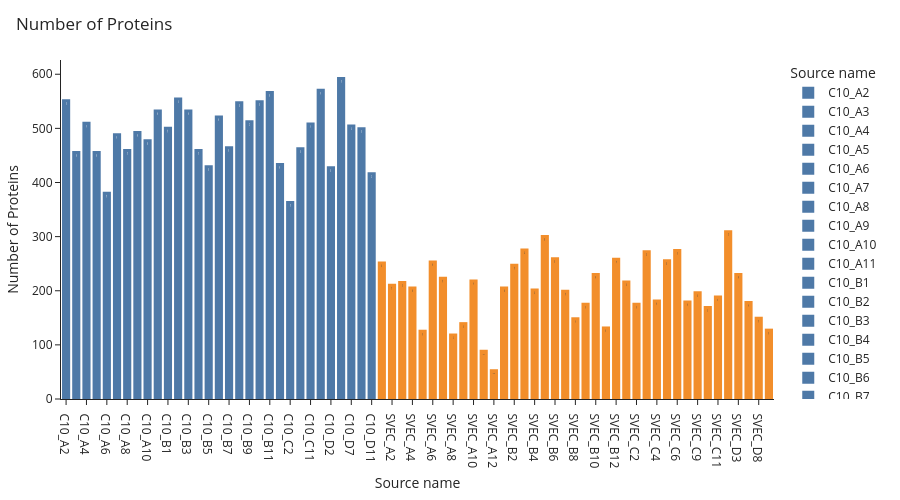

The notebook cell this image was saved under:
### Markdown cell above
### Check protein identifications

### Code cell
protein_ids = mm.pl.plot_id(
    mdata, modality="protein",
    colorby="factor value[condition]", width=900, height=500,
)
protein_ids.show()

### Figure 1 — Plotly figure (JSON) as saved in the notebook; plotly's stock layout.template omitted (floating-point values rounded to 4 significant figures)
{"data": [{"hovertemplate": "Source name: %{x}<br>Number of Proteins: %{y:,d}<extra></extra>", "marker": {"color": "#4E79A7"}, "meta": "C10_A2", "name": "C10_A2", "text": ["554"], "texttemplate": "%{y:,d}", "type": "bar", "x": ["C10_A2"], "y": [554]}, {"hovertemplate": "Source name: %{x}<br>Number of Proteins: %{y:,d}<extra></extra>", "marker": {"color": "#4E79A7"}, "meta": "C10_A3", "name": "C10_A3", "text": ["458"], "texttemplate": "%{y:,d}", "type": "bar", "x": ["C10_A3"], "y": [458]}, {"hovertemplate": "Source name: %{x}<br>Number of Proteins: %{y:,d}<extra></extra>", "marker": {"color": "#4E79A7"}, "meta": "C10_A4", "name": "C10_A4", "text": ["512"], "texttemplate": "%{y:,d}", "type": "bar", "x": ["C10_A4"], "y": [512]}, {"hovertemplate": "Source name: %{x}<br>Number of Proteins: %{y:,d}<extra></extra>", "marker": {"color": "#4E79A7"}, "meta": "C10_A5", "name": "C10_A5", "text": ["458"], "texttemplate": "%{y:,d}", "type": "bar", "x": ["C10_A5"], "y": [458]}, {"hovertemplate": "Source name: %{x}<br>Number of Proteins: %{y:,d}<extra></extra>", "marker": {"color": "#4E79A7"}, "meta": "C10_A6", "name": "C10_A6", "text": ["383"], "texttemplate": "%{y:,d}", "type": "bar", "x": ["C10_A6"], "y": [383]}, {"hovertemplate": "Source name: %{x}<br>Number of Proteins: %{y:,d}<extra></extra>", "marker": {"color": "#4E79A7"}, "meta": "C10_A7", "name": "C10_A7", "text": ["491"], "texttemplate": "%{y:,d}", "type": "bar", "x": ["C10_A7"], "y": [491]}, {"hovertemplate": "Source name: %{x}<br>Number of Proteins: %{y:,d}<extra></extra>", "marker": {"color": "#4E79A7"}, "meta": "C10_A8", "name": "C10_A8", "text": ["462"], "texttemplate": "%{y:,d}", "type": "bar", "x": ["C10_A8"], "y": [462]}, {"hovertemplate": "Source name: %{x}<br>Number of Proteins: %{y:,d}<extra></extra>", "marker": {"color": "#4E79A7"}, "meta": "C10_A9", "name": "C10_A9", "text": ["495"], "texttemplate": "%{y:,d}", "type": "bar", "x": ["C10_A9"], "y": [495]}, {"hovertemplate": "Source name: %{x}<br>Number of Proteins: %{y:,d}<extra></extra>", "marker": {"color": "#4E79A7"}, "meta": "C10_A10", "name": "C10_A10", "text": ["480"], "texttemplate": "%{y:,d}", "type": "bar", "x": ["C10_A10"], "y": [480]}, {"hovertemplate": "Source name: %{x}<br>Number of Proteins: %{y:,d}<extra></extra>", "marker": {"color": "#4E79A7"}, "meta": "C10_A11", "name": "C10_A11", "text": ["535"], "texttemplate": "%{y:,d}", "type": "bar", "x": ["C10_A11"], "y": [535]}, {"hovertemplate": "Source name: %{x}<br>Number of Proteins: %{y:,d}<extra></extra>", "marker": {"color": "#4E79A7"}, "meta": "C10_B1", "name": "C10_B1", "text": ["503"], "texttemplate": "%{y:,d}", "type": "bar", "x": ["C10_B1"], "y": [503]}, {"hovertemplate": "Source name: %{x}<br>Number of Proteins: %{y:,d}<extra></extra>", "marker": {"color": "#4E79A7"}, "meta": "C10_B2", "name": "C10_B2", "text": ["557"], "texttemplate": "%{y:,d}", "type": "bar", "x": ["C10_B2"], "y": [557]}, {"hovertemplate": "Source name: %{x}<br>Number of Proteins: %{y:,d}<extra></extra>", "marker": {"color": "#4E79A7"}, "meta": "C10_B3", "name": "C10_B3", "text": ["535"], "texttemplate": "%{y:,d}", "type": "bar", "x": ["C10_B3"], "y": [535]}, {"hovertemplate": "Source name: %{x}<br>Number of Proteins: %{y:,d}<extra></extra>", "marker": {"color": "#4E79A7"}, "meta": "C10_B4", "name": "C10_B4", "text": ["462"], "texttemplate": "%{y:,d}", "type": "bar", "x": ["C10_B4"], "y": [462]}, {"hovertemplate": "Source name: %{x}<br>Number of Proteins: %{y:,d}<extra></extra>", "marker": {"color": "#4E79A7"}, "meta": "C10_B5", "name": "C10_B5", "text": ["432"], "texttemplate": "%{y:,d}", "type": "bar", "x": ["C10_B5"], "y": [432]}, {"hovertemplate": "Source name: %{x}<br>Number of Proteins: %{y:,d}<extra></extra>", "marker": {"color": "#4E79A7"}, "meta": "C10_B6", "name": "C10_B6", "text": ["524"], "texttemplate": "%{y:,d}", "type": "bar", "x": ["C10_B6"], "y": [524]}, {"hovertemplate": "Source name: %{x}<br>Number of Proteins: %{y:,d}<extra></extra>", "marker": {"color": "#4E79A7"}, "meta": "C10_B7", "name": "C10_B7", "text": ["467"], "texttemplate": "%{y:,d}", "type": "bar", "x": ["C10_B7"], "y": [467]}, {"hovertemplate": "Source name: %{x}<br>Number of Proteins: %{y:,d}<extra></extra>", "marker": {"color": "#4E79A7"}, "meta": "C10_B8", "name": "C10_B8", "text": ["550"], "texttemplate": "%{y:,d}", "type": "bar", "x": ["C10_B8"], "y": [550]}, {"hovertemplate": "Source name: %{x}<br>Number of Proteins: %{y:,d}<extra></extra>", "marker": {"color": "#4E79A7"}, "meta": "C10_B9", "name": "C10_B9", "text": ["515"], "texttemplate": "%{y:,d}", "type": "bar", "x": ["C10_B9"], "y": [515]}, {"hovertemplate": "Source name: %{x}<br>Number of Proteins: %{y:,d}<extra></extra>", "marker": {"color": "#4E79A7"}, "meta": "C10_B10", "name": "C10_B10", "text": ["552"], "texttemplate": "%{y:,d}", "type": "bar", "x": ["C10_B10"], "y": [552]}, {"hovertemplate": "Source name: %{x}<br>Number of Proteins: %{y:,d}<extra></extra>", "marker": {"color": "#4E79A7"}, "meta": "C10_B11", "name": "C10_B11", "text": ["569"], "texttemplate": "%{y:,d}", "type": "bar", "x": ["C10_B11"], "y": [569]}, {"hovertemplate": "Source name: %{x}<br>Number of Proteins: %{y:,d}<extra></extra>", "marker": {"color": "#4E79A7"}, "meta": "C10_C1", "name": "C10_C1", "text": ["436"], "texttemplate": "%{y:,d}", "type": "bar", "x": ["C10_C1"], "y": [436]}, {"hovertemplate": "Source name: %{x}<br>Number of Proteins: %{y:,d}<extra></extra>", "marker": {"color": "#4E79A7"}, "meta": "C10_C2", "name": "C10_C2", "text": ["366"], "texttemplate": "%{y:,d}", "type": "bar", "x": ["C10_C2"], "y": [366]}, {"hovertemplate": "Source name: %{x}<br>Number of Proteins: %{y:,d}<extra></extra>", "marker": {"color": "#4E79A7"}, "meta": "C10_C8", "name": "C10_C8", "text": ["465"], "texttemplate": "%{y:,d}", "type": "bar", "x": ["C10_C8"], "y": [465]}, {"hovertemplate": "Source name: %{x}<br>Number of Proteins: %{y:,d}<extra></extra>", "marker": {"color": "#4E79A7"}, "meta": "C10_C11", "name": "C10_C11", "text": ["511"], "texttemplate": "%{y:,d}", "type": "bar", "x": ["C10_C11"], "y": [511]}, {"hovertemplate": "Source name: %{x}<br>Number of Proteins: %{y:,d}<extra></extra>", "marker": {"color": "#4E79A7"}, "meta": "C10_D1", "name": "C10_D1", "text": ["573"], "texttemplate": "%{y:,d}", "type": "bar", "x": ["C10_D1"], "y": [573]}, {"hovertemplate": "Source name: %{x}<br>Number of Proteins: %{y:,d}<extra></extra>", "marker": {"color": "#4E79A7"}, "meta": "C10_D2", "name": "C10_D2", "text": ["430"], "texttemplate": "%{y:,d}", "type": "bar", "x": ["C10_D2"], "y": [430]}, {"hovertemplate": "Source name: %{x}<br>Number of Proteins: %{y:,d}<extra></extra>", "marker": {"color": "#4E79A7"}, "meta": "C10_D3", "name": "C10_D3", "text": ["595"], "texttemplate": "%{y:,d}", "type": "bar", "x": ["C10_D3"], "y": [595]}, {"hovertemplate": "Source name: %{x}<br>Number of Proteins: %{y:,d}<extra></extra>", "marker": {"color": "#4E79A7"}, "meta": "C10_D7", "name": "C10_D7", "text": ["507"], "texttemplate": "%{y:,d}", "type": "bar", "x": ["C10_D7"], "y": [507]}, {"hovertemplate": "Source name: %{x}<br>Number of Proteins: %{y:,d}<extra></extra>", "marker": {"color": "#4E79A7"}, "meta": "C10_D8", "name": "C10_D8", "text": ["502"], "texttemplate": "%{y:,d}", "type": "bar", "x": ["C10_D8"], "y": [502]}, {"hovertemplate": "Source name: %{x}<br>Number of Proteins: %{y:,d}<extra></extra>", "marker": {"color": "#4E79A7"}, "meta": "C10_D11", "name": "C10_D11", "text": ["419"], "texttemplate": "%{y:,d}", "type": "bar", "x": ["C10_D11"], "y": [419]}, {"hovertemplate": "Source name: %{x}<br>Number of Proteins: %{y:,d}<extra></extra>", "marker": {"color": "#F28E2B"}, "meta": "SVEC_A1", "name": "SVEC_A1", "text": ["254"], "texttemplate": "%{y:,d}", "type": "bar", "x": ["SVEC_A1"], "y": [254]}, {"hovertemplate": "Source name: %{x}<br>Number of Proteins: %{y:,d}<extra></extra>", "marker": {"color": "#F28E2B"}, "meta": "SVEC_A2", "name": "SVEC_A2", "text": ["213"], "texttemplate": "%{y:,d}", "type": "bar", "x": ["SVEC_A2"], "y": [213]}, {"hovertemplate": "Source name: %{x}<br>Number of Proteins: %{y:,d}<extra></extra>", "marker": {"color": "#F28E2B"}, "meta": "SVEC_A3", "name": "SVEC_A3", "text": ["218"], "texttemplate": "%{y:,d}", "type": "bar", "x": ["SVEC_A3"], "y": [218]}, {"hovertemplate": "Source name: %{x}<br>Number of Proteins: %{y:,d}<extra></extra>", "marker": {"color": "#F28E2B"}, "meta": "SVEC_A4", "name": "SVEC_A4", "text": ["208"], "texttemplate": "%{y:,d}", "type": "bar", "x": ["SVEC_A4"], "y": [208]}, {"hovertemplate": "Source name: %{x}<br>Number of Proteins: %{y:,d}<extra></extra>", "marker": {"color": "#F28E2B"}, "meta": "SVEC_A5", "name": "SVEC_A5", "text": ["128"], "texttemplate": "%{y:,d}", "type": "bar", "x": ["SVEC_A5"], "y": [128]}, {"hovertemplate": "Source name: %{x}<br>Number of Proteins: %{y:,d}<extra></extra>", "marker": {"color": "#F28E2B"}, "meta": "SVEC_A6", "name": "SVEC_A6", "text": ["256"], "texttemplate": "%{y:,d}", "type": "bar", "x": ["SVEC_A6"], "y": [256]}, {"hovertemplate": "Source name: %{x}<br>Number of Proteins: %{y:,d}<extra></extra>", "marker": {"color": "#F28E2B"}, "meta": "SVEC_A7", "name": "SVEC_A7", "text": ["226"], "texttemplate": "%{y:,d}", "type": "bar", "x": ["SVEC_A7"], "y": [226]}, {"hovertemplate": "Source name: %{x}<br>Number of Proteins: %{y:,d}<extra></extra>", "marker": {"color": "#F28E2B"}, "meta": "SVEC_A8", "name": "SVEC_A8", "text": ["121"], "texttemplate": "%{y:,d}", "type": "bar", "x": ["SVEC_A8"], "y": [121]}, {"hovertemplate": "Source name: %{x}<br>Number of Proteins: %{y:,d}<extra></extra>", "marker": {"color": "#F28E2B"}, "meta": "SVEC_A9", "name": "SVEC_A9", "text": ["142"], "texttemplate": "%{y:,d}", "type": "bar", "x": ["SVEC_A9"], "y": [142]}, {"hovertemplate": "Source name: %{x}<br>Number of Proteins: %{y:,d}<extra></extra>", "marker": {"color": "#F28E2B"}, "meta": "SVEC_A10", "name": "SVEC_A10", "text": ["221"], "texttemplate": "%{y:,d}", "type": "bar", "x": ["SVEC_A10"], "y": [221]}, {"hovertemplate": "Source name: %{x}<br>Number of Proteins: %{y:,d}<extra></extra>", "marker": {"color": "#F28E2B"}, "meta": "SVEC_A11", "name": "SVEC_A11", "text": ["91"], "texttemplate": "%{y:,d}", "type": "bar", "x": ["SVEC_A11"], "y": [91]}, {"hovertemplate": "Source name: %{x}<br>Number of Proteins: %{y:,d}<extra></extra>", "marker": {"color": "#F28E2B"}, "meta": "SVEC_A12", "name": "SVEC_A12", "text": ["55"], "texttemplate": "%{y:,d}", "type": "bar", "x": ["SVEC_A12"], "y": [55]}, {"hovertemplate": "Source name: %{x}<br>Number of Proteins: %{y:,d}<extra></extra>", "marker": {"color": "#F28E2B"}, "meta": "SVEC_B1", "name": "SVEC_B1", "text": ["208"], "texttemplate": "%{y:,d}", "type": "bar", "x": ["SVEC_B1"], "y": [208]}, {"hovertemplate": "Source name: %{x}<br>Number of Proteins: %{y:,d}<extra></extra>", "marker": {"color": "#F28E2B"}, "meta": "SVEC_B2", "name": "SVEC_B2", "text": ["250"], "texttemplate": "%{y:,d}", "type": "bar", "x": ["SVEC_B2"], "y": [250]}, {"hovertemplate": "Source name: %{x}<br>Number of Proteins: %{y:,d}<extra></extra>", "marker": {"color": "#F28E2B"}, "meta": "SVEC_B3", "name": "SVEC_B3", "text": ["278"], "texttemplate": "%{y:,d}", "type": "bar", "x": ["SVEC_B3"], "y": [278]}, {"hovertemplate": "Source name: %{x}<br>Number of Proteins: %{y:,d}<extra></extra>", "marker": {"color": "#F28E2B"}, "meta": "SVEC_B4", "name": "SVEC_B4", "text": ["204"], "texttemplate": "%{y:,d}", "type": "bar", "x": ["SVEC_B4"], "y": [204]}, {"hovertemplate": "Source name: %{x}<br>Number of Proteins: %{y:,d}<extra></extra>", "marker": {"color": "#F28E2B"}, "meta": "SVEC_B5", "name": "SVEC_B5", "text": ["303"], "texttemplate": "%{y:,d}", "type": "bar", "x": ["SVEC_B5"], "y": [303]}, {"hovertemplate": "Source name: %{x}<br>Number of Proteins: %{y:,d}<extra></extra>", "marker": {"color": "#F28E2B"}, "meta": "SVEC_B6", "name": "SVEC_B6", "text": ["262"], "texttemplate": "%{y:,d}", "type": "bar", "x": ["SVEC_B6"], "y": [262]}, {"hovertemplate": "Source name: %{x}<br>Number of Proteins: %{y:,d}<extra></extra>", "marker": {"color": "#F28E2B"}, "meta": "SVEC_B7", "name": "SVEC_B7", "text": ["202"], "texttemplate": "%{y:,d}", "type": "bar", "x": ["SVEC_B7"], "y": [202]}, {"hovertemplate": "Source name: %{x}<br>Number of Proteins: %{y:,d}<extra></extra>", "marker": {"color": "#F28E2B"}, "meta": "SVEC_B8", "name": "SVEC_B8", "text": ["151"], "texttemplate": "%{y:,d}", "type": "bar", "x": ["SVEC_B8"], "y": [151]}, {"hovertemplate": "Source name: %{x}<br>Number of Proteins: %{y:,d}<extra></extra>", "marker": {"color": "#F28E2B"}, "meta": "SVEC_B9", "name": "SVEC_B9", "text": ["178"], "texttemplate": "%{y:,d}", "type": "bar", "x": ["SVEC_B9"], "y": [178]}, {"hovertemplate": "Source name: %{x}<br>Number of Proteins: %{y:,d}<extra></extra>", "marker": {"color": "#F28E2B"}, "meta": "SVEC_B10", "name": "SVEC_B10", "text": ["233"], "texttemplate": "%{y:,d}", "type": "bar", "x": ["SVEC_B10"], "y": [233]}, {"hovertemplate": "Source name: %{x}<br>Number of Proteins: %{y:,d}<extra></extra>", "marker": {"color": "#F28E2B"}, "meta": "SVEC_B11", "name": "SVEC_B11", "text": ["134"], "texttemplate": "%{y:,d}", "type": "bar", "x": ["SVEC_B11"], "y": [134]}, {"hovertemplate": "Source name: %{x}<br>Number of Proteins: %{y:,d}<extra></extra>", "marker": {"color": "#F28E2B"}, "meta": "SVEC_B12", "name": "SVEC_B12", "text": ["261"], "texttemplate": "%{y:,d}", "type": "bar", "x": ["SVEC_B12"], "y": [261]}, {"hovertemplate": "Source name: %{x}<br>Number of Proteins: %{y:,d}<extra></extra>", "marker": {"color": "#F28E2B"}, "meta": "SVEC_C1", "name": "SVEC_C1", "text": ["219"], "texttemplate": "%{y:,d}", "type": "bar", "x": ["SVEC_C1"], "y": [219]}, {"hovertemplate": "Source name: %{x}<br>Number of Proteins: %{y:,d}<extra></extra>", "marker": {"color": "#F28E2B"}, "meta": "SVEC_C2", "name": "SVEC_C2", "text": ["178"], "texttemplate": "%{y:,d}", "type": "bar", "x": ["SVEC_C2"], "y": [178]}, {"hovertemplate": "Source name: %{x}<br>Number of Proteins: %{y:,d}<extra></extra>", "marker": {"color": "#F28E2B"}, "meta": "SVEC_C3", "name": "SVEC_C3", "text": ["275"], "texttemplate": "%{y:,d}", "type": "bar", "x": ["SVEC_C3"], "y": [275]}, {"hovertemplate": "Source name: %{x}<br>Number of Proteins: %{y:,d}<extra></extra>", "marker": {"color": "#F28E2B"}, "meta": "SVEC_C4", "name": "SVEC_C4", "text": ["184"], "texttemplate": "%{y:,d}", "type": "bar", "x": ["SVEC_C4"], "y": [184]}, {"hovertemplate": "Source name: %{x}<br>Number of Proteins: %{y:,d}<extra></extra>", "marker": {"color": "#F28E2B"}, "meta": "SVEC_C5", "name": "SVEC_C5", "text": ["258"], "texttemplate": "%{y:,d}", "type": "bar", "x": ["SVEC_C5"], "y": [258]}, {"hovertemplate": "Source name: %{x}<br>Number of Proteins: %{y:,d}<extra></extra>", "marker": {"color": "#F28E2B"}, "meta": "SVEC_C6", "name": "SVEC_C6", "text": ["277"], "texttemplate": "%{y:,d}", "type": "bar", "x": ["SVEC_C6"], "y": [277]}, {"hovertemplate": "Source name: %{x}<br>Number of Proteins: %{y:,d}<extra></extra>", "marker": {"color": "#F28E2B"}, "meta": "SVEC_C8", "name": "SVEC_C8", "text": ["182"], "texttemplate": "%{y:,d}", "type": "bar", "x": ["SVEC_C8"], "y": [182]}, {"hovertemplate": "Source name: %{x}<br>Number of Proteins: %{y:,d}<extra></extra>", "marker": {"color": "#F28E2B"}, "meta": "SVEC_C9", "name": "SVEC_C9", "text": ["199"], "texttemplate": "%{y:,d}", "type": "bar", "x": ["SVEC_C9"], "y": [199]}, {"hovertemplate": "Source name: %{x}<br>Number of Proteins: %{y:,d}<extra></extra>", "marker": {"color": "#F28E2B"}, "meta": "SVEC_C10", "name": "SVEC_C10", "text": ["172"], "texttemplate": "%{y:,d}", "type": "bar", "x": ["SVEC_C10"], "y": [172]}, {"hovertemplate": "Source name: %{x}<br>Number of Proteins: %{y:,d}<extra></extra>", "marker": {"color": "#F28E2B"}, "meta": "SVEC_C11", "name": "SVEC_C11", "text": ["191"], "texttemplate": "%{y:,d}", "type": "bar", "x": ["SVEC_C11"], "y": [191]}, {"hovertemplate": "Source name: %{x}<br>Number of Proteins: %{y:,d}<extra></extra>", "marker": {"color": "#F28E2B"}, "meta": "SVEC_D2", "name": "SVEC_D2", "text": ["312"], "texttemplate": "%{y:,d}", "type": "bar", "x": ["SVEC_D2"], "y": [312]}, {"hovertemplate": "Source name: %{x}<br>Number of Proteins: %{y:,d}<extra></extra>", "marker": {"color": "#F28E2B"}, "meta": "SVEC_D3", "name": "SVEC_D3", "text": ["233"], "texttemplate": "%{y:,d}", "type": "bar", "x": ["SVEC_D3"], "y": [233]}, {"hovertemplate": "Source name: %{x}<br>Number of Proteins: %{y:,d}<extra></extra>", "marker": {"color": "#F28E2B"}, "meta": "SVEC_D6", "name": "SVEC_D6", "text": ["181"], "texttemplate": "%{y:,d}", "type": "bar", "x": ["SVEC_D6"], "y": [181]}, {"hovertemplate": "Source name: %{x}<br>Number of Proteins: %{y:,d}<extra></extra>", "marker": {"color": "#F28E2B"}, "meta": "SVEC_D8", "name": "SVEC_D8", "text": ["152"], "texttemplate": "%{y:,d}", "type": "bar", "x": ["SVEC_D8"], "y": [152]}, {"hovertemplate": "Source name: %{x}<br>Number of Proteins: %{y:,d}<extra></extra>", "marker": {"color": "#F28E2B"}, "meta": "SVEC_D9", "name": "SVEC_D9", "text": ["130"], "texttemplate": "%{y:,d}", "type": "bar", "x": ["SVEC_D9"], "y": [130]}], "layout": {"height": 500, "legend": {"title": {"text": "Source name"}}, "showlegend": true, "title": {"text": "Number of Proteins"}, "width": 900, "xaxis": {"title": {"text": "Source name"}}, "yaxis": {"tickformat": ",d", "title": {"text": "Number of Proteins"}}}}
